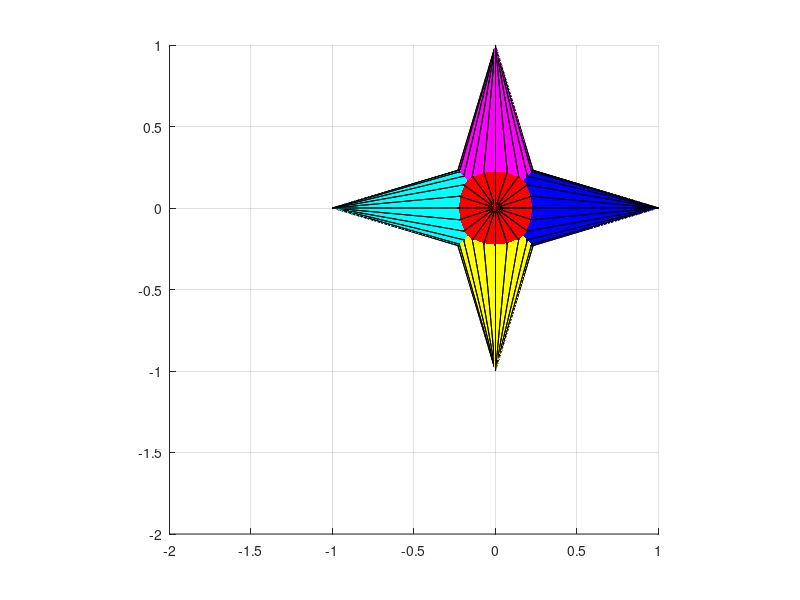

Write the MATLAB code that produced this figure. (Note: this script raises an error after producing the figure.)
function doc_groupR_2
% Use Save As in the File menu to create 
% an editable version of this M-file
%
% Demos rotating stars

% Copyright 2002-2004 The MathWorks, Inc.

clf
% Create the axes object
ax = axes('XLim',[-2 1],'YLim',[-2 1],'ZLim',[-1 1]);
view(3); grid on; axis equal
% Create objects to group
[x y z] = cylinder([.3 0]);
h(1) = surface(x,y,z,'FaceColor','red');
h(2) = surface(x,y,-z,'FaceColor','green');
h(3) = surface(z,x,y,'FaceColor','blue');
h(4) = surface(-z,x,y,'FaceColor','cyan');
h(5) = surface(y,z,x,'FaceColor','magenta');
h(6) = surface(y,-z,x,'FaceColor','yellow');
% Create group object
t1 = hgtransform('Parent',ax);
t2 = hgtransform('Parent',ax);

% Set the renderer to ZBuffer or OpenGL
set(gcf,'Renderer','opengl')

% Parent objects and copy of objects to respective groups
set(h,'Parent',t1)
h2 = copyobj(h,t2);

% Translate one thing to (-1.5,-1.5)
Txy = makehgtform('translate',[-1.5 -1.5 0]);
set(t2,'Matrix',Txy)
drawnow

% Loop through angles (5 full rotations)
for r = 1:.1:10*pi
    % Form z-axis rotation matrix 
    Rz = makehgtform('zrotate',r);
   
  % Set transforms for both groups
    set(t1,'Matrix',Rz)
    set(t2,'Matrix',Txy*inv(Rz)*eye(4))
    drawnow
end


